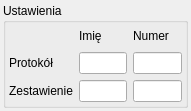
<?xml version="1.0" encoding="UTF-8"?>
<ui version="4.0">
 <class>SettingsWidget</class>
 <widget class="QWidget" name="SettingsWidget">
  <property name="geometry">
   <rect>
    <x>0</x>
    <y>0</y>
    <width>191</width>
    <height>111</height>
   </rect>
  </property>
  <property name="windowTitle">
   <string>Form</string>
  </property>
  <layout class="QVBoxLayout" name="verticalLayout">
   <property name="leftMargin">
    <number>3</number>
   </property>
   <property name="topMargin">
    <number>3</number>
   </property>
   <property name="rightMargin">
    <number>3</number>
   </property>
   <property name="bottomMargin">
    <number>3</number>
   </property>
   <item>
    <widget class="QGroupBox" name="gbSettings">
     <property name="title">
      <string>Ustawienia</string>
     </property>
     <layout class="QGridLayout" name="gridLayout_2">
      <property name="leftMargin">
       <number>3</number>
      </property>
      <property name="topMargin">
       <number>3</number>
      </property>
      <property name="rightMargin">
       <number>3</number>
      </property>
      <property name="bottomMargin">
       <number>3</number>
      </property>
      <item row="0" column="2">
       <widget class="QLabel" name="lblNumber">
        <property name="text">
         <string>Numer</string>
        </property>
       </widget>
      </item>
      <item row="0" column="1">
       <widget class="QLabel" name="lblName">
        <property name="text">
         <string>Imię</string>
        </property>
       </widget>
      </item>
      <item row="2" column="0">
       <widget class="QLabel" name="lblCollation">
        <property name="text">
         <string>Zestawienie</string>
        </property>
       </widget>
      </item>
      <item row="1" column="0">
       <widget class="QLabel" name="lblProtocol">
        <property name="text">
         <string>Protokół</string>
        </property>
       </widget>
      </item>
      <item row="1" column="1">
       <widget class="QLineEdit" name="leProtocolName"/>
      </item>
      <item row="1" column="2">
       <widget class="QLineEdit" name="leProtocolNum"/>
      </item>
      <item row="2" column="1">
       <widget class="QLineEdit" name="leCollationName"/>
      </item>
      <item row="2" column="2">
       <widget class="QLineEdit" name="leCollationNum"/>
      </item>
     </layout>
    </widget>
   </item>
  </layout>
 </widget>
 <resources/>
 <connections/>
</ui>
